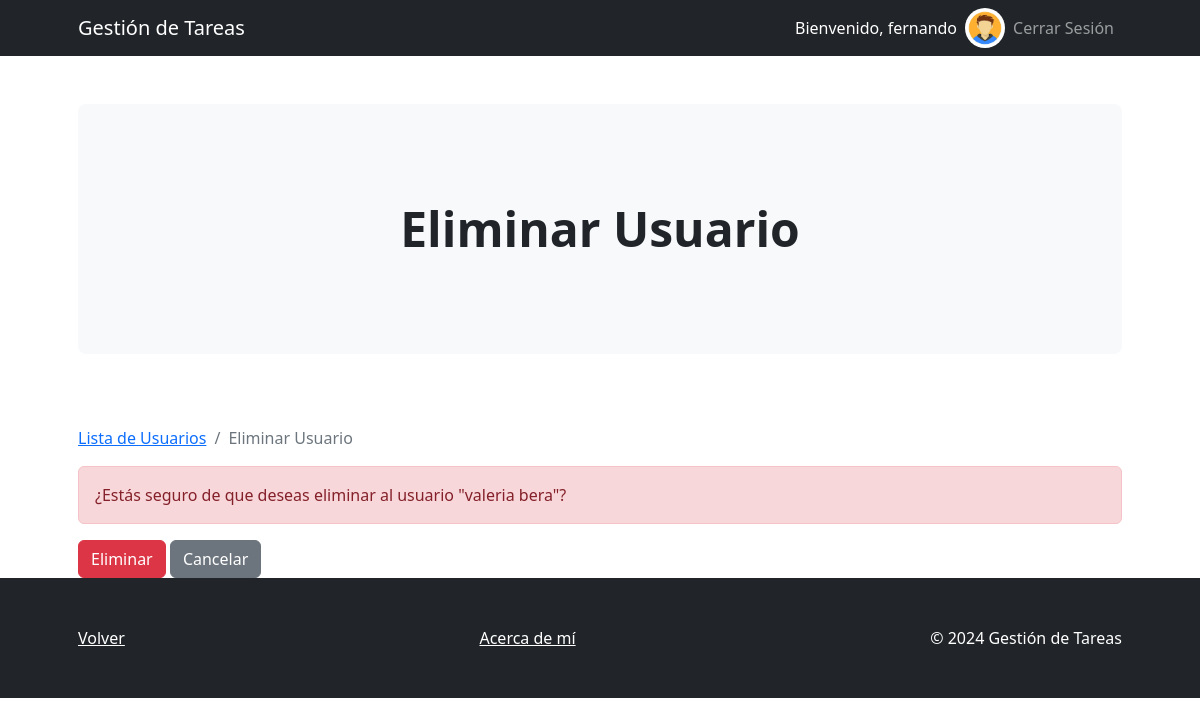
Screenshot of /usuarios/3/eliminar/ (signed in) with the database file from the repository.
### derivadorDeTareasApp/models.py (models this page shows, shortened)
class Usuario(AbstractBaseUser, PermissionsMixin):
    id_unico = models.UUIDField(default=uuid.uuid4, editable=False, unique=True)
    email = models.EmailField(max_length=255, unique=True)
    nombre = models.CharField(max_length=255)
    apellido = models.CharField(max_length=255)
    avatar = models.ImageField(upload_to='avatars/', blank=True, null=True)
    is_active = models.BooleanField(default=True)
    is_admin = models.BooleanField(default=False)
    groups = models.ManyToManyField(
        Group,
        related_name='custom_usuario_set',  # Nombre de relación inversa personalizado
        blank=True,
        help_text='The groups this user belongs to. A user will get all permissions granted to each of their groups.',
        related_query_name='custom_usuario',
    )
    user_permissions = models.ManyToManyField(
        Permission,
        related_name='custom_usuario_set',  # Nombre de relación inversa personalizado
        blank=True,
        help_text='Specific permissions for this user.',
        related_query_name='custom_usuario',
    )
    objects = UsuarioManager()
    USERNAME_FIELD = 'email'
    REQUIRED_FIELDS = ['nombre', 'apellido']

### derivadorDeTareasApp/views.py (the view)
# urls.py: path('usuarios/<int:pk>/eliminar/', views.eliminar_usuario, name='eliminar_usuario'),
@login_required
@user_passes_test(lambda u: u.is_superuser)
def eliminar_usuario(request, pk):
    usuario = get_object_or_404(Usuario, pk=pk)
    if request.method == 'POST':
        usuario.delete()
        messages.success(request, 'Usuario eliminado.')
        return redirect('lista_usuarios')
    return render(request, 'usuarios/eliminar_usuario.html', {'usuario': usuario})

### derivadorDeTareasApp/templates/usuarios/eliminar_usuario.html (shortened to what this page needs)
{% extends 'base.html' %}
{% block breadcrumb %}
<a href="{% url 'lista_usuarios' %}" class="breadcrumb-item">Lista de Usuarios</a>
<span class="breadcrumb-item active">Eliminar Usuario</span>
{% endblock %}
{% block header %}
<div class="m-4 m-lg-5">
    <h2 class="display-5 fw-bold">Eliminar Usuario</h2>
</div>
{% endblock %}
{% block content %}
<div class="alert alert-danger" role="alert">
    ¿Estás seguro de que deseas eliminar al usuario "{{ usuario.nombre }} {{ usuario.apellido }}"?
</div>
<form method="post">
    <button type="submit" class="btn btn-danger">Eliminar</button>
    <a href="{% url 'lista_usuarios' %}" class="btn btn-secondary">Cancelar</a>
</form>
{% endblock %}

### derivadorDeTareasApp/templates/base.html (shortened to what this page needs)
<!DOCTYPE html>
<html lang="en">
<head>
    {% load static %}
    <link href="https://cdn.jsdelivr.net/npm/bootstrap-icons@1.4.1/font/bootstrap-icons.css" rel="stylesheet" />
    <link href="{% static 'css/styles_base.css' %}" rel="stylesheet" />
</head>
<body>
    <nav class="navbar navbar-expand-lg navbar-dark bg-dark">
        <div class="container px-lg-5">
            <a class="navbar-brand" href="{% url 'inicio' %}">Gestión de Tareas</a>
            <div class="collapse navbar-collapse" id="navbarSupportedContent">
                <ul class="navbar-nav ms-auto mb-2 mb-lg-0">
                    {% if user.is_authenticated %}
                        <li class="nav-item">
                            <span class="nav-link text-white">Bienvenido, {{ user.nombre }}</span>
                        </li>
                        <li class="nav-item">
                            <img src="{% if user.avatar %}{{ user.avatar.url }}{% else %}{% static 'avatars/default.png' %}{% endif %}" class="rounded-circle" height="40" alt="Avatar">
                        </li>
                        <li class="nav-item">
                            <a class="nav-link" href="{% url 'logout_view' %}">Cerrar Sesión</a>
                        </li>
                    {% else %}
                        <li class="nav-item">
                            <a class="nav-link" href="{% url 'registro' %}">Registrarse</a>
                        </li>
                    {% endif %}
                </ul>
            </div>
        </div>
    </nav>
    <header class="py-5">
        <div class="container px-lg-5">
            <div class="p-4 p-lg-5 bg-light rounded-3 text-center">
                {% block header %}{% endblock %}
            </div>
        </div>
    </header>
    <section class="pt-4">
        <div class="container px-lg-5">
            <div class="breadcrumb">
                {% block breadcrumb %}
                {% endblock %}
            </div>
            {% block content %}{% endblock %}
        </div>
    </section>
    <footer class="py-5 bg-dark">
        <div class="container px-lg-5">
            <div class="d-flex justify-content-between">
                <a href="javascript:history.back()" class="text-white">Volver</a>
                <a href="{% url 'acerca_de' %}" class="text-white text-center">Acerca de mí</a>
                <p class="m-0 text-center text-white">&copy; 2024 Gestión de Tareas</p>
            </div>
        </div>
    </footer>
</body>
</html>

### rows the page displays
Usuario: nombre "fernando"
Usuario: nombre "valeria", apellido "bera"
